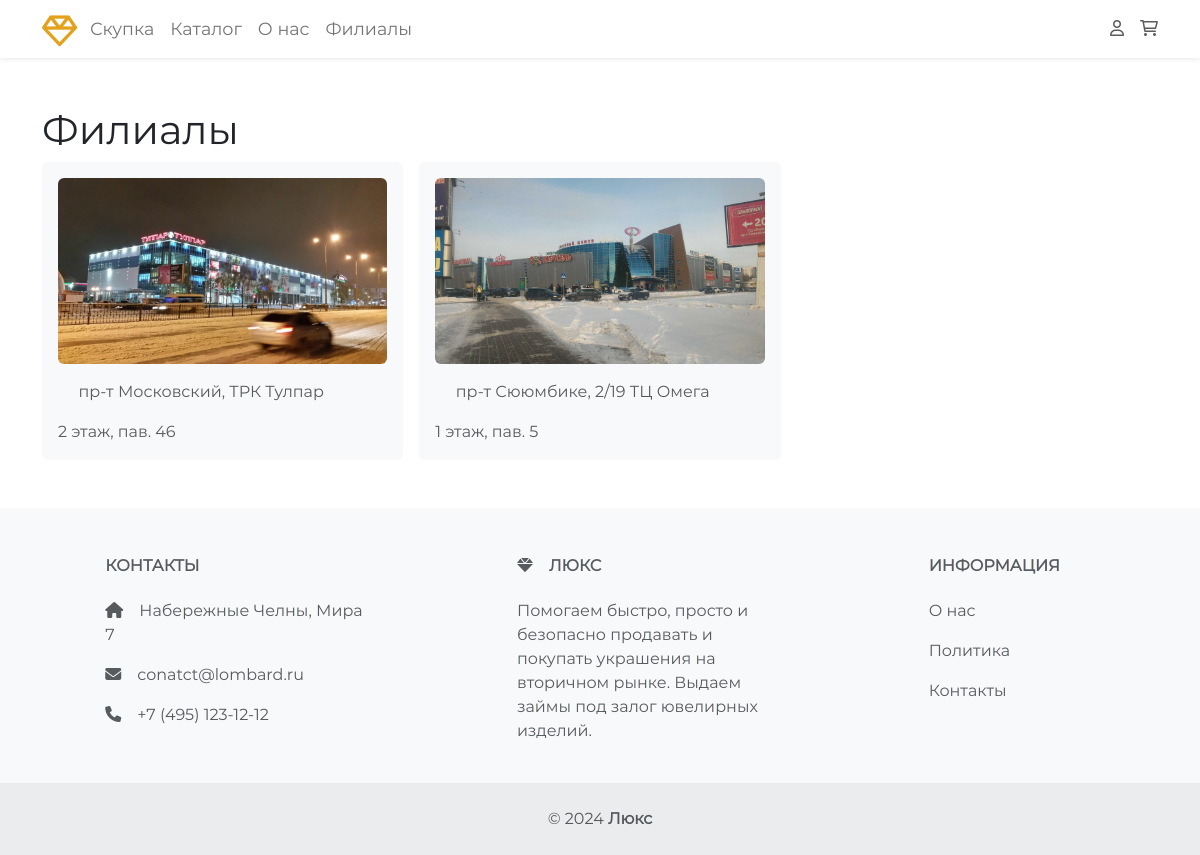
/branches.php, run on the app's committed database.
### tables this page shows
CREATE TABLE `branches` (
  `id` int(11) NOT NULL,
  `address` varchar(64) NOT NULL,
  `image` varchar(64) NOT NULL,
  `text` varchar(128) NOT NULL
);

### engine/config.php (called while the page is built)
<?php
$config = array(
	'site' => array(
		'name' => 'Люкс',
		'phone' => '+7 (495) 123-12-12',
		'email' => 'conatct@lombard.ru',
		'footer_description' => 'Помогаем быстро, просто и безопасно продавать и покупать украшения на вторичном рынке. Выдаем займы под залог ювелирных изделий.'
	),
	'db' => array(
		'host' 		=> '127.0.0.1',
		'user' 		=> 'root',
		'password' 	=> '',
		'name' 		=> 'pawnshop'
	),
	'menu' => array(
		array(
			'title' => 'Скупка',
			'url' => '/sell'
		),
		array(
			'title' => 'Каталог',
			'url' => '/catalog'
		),
		array(
			'title' => 'О нас',
			'url' => '/about'
		),
		array(
			'title' => 'Филиалы',
			'url' => '/branches'
		),
	),
	'menu_admin' => array(
		array(
			'title' => 'Каталог',
			'url' => '/admin/catalog'
		),
		array(
			'title' => 'Заказы',
			'url' => '/admin/orders'
		),
		array(
			'title' => 'Заявки',
			'url' => '/admin/consultation'
		),
		array(
			'title' => 'Филиалы',
			'url' => '/admin/branches'
		),
	)
);

### engine/core.class.php (called while the page is built, shortened)
<?php
class core {
  public $db;
  public $config;
  public function __construct() {
    include __DIR__.'/config.php';
    $this->config = $config;
    $this->db = new db(
      $config['db']['host'],
      $config['db']['user'],
      $config['db']['password'],
      $config['db']['name'],
    );
  }
  public function getConfig() {
    return $this->config;
  }
  public function menu($type) {
    return $this->config[$type];
  }
  private static function initCharRange() {
    return array_merge(range('0', '9'), range('a', 'f'));
  }
  public function get($table, $params = [], $order = false) {
    if (empty($params)) {
      $query = "SELECT * FROM $table";
    } else {
      $search_key = array_keys($params)[0];
      $search_value = $params[$search_key];
      $query = "SELECT * FROM $table WHERE $search_key = '$search_value'";
    }
    $query = $this->db->query($query);
    return ($query->numRows()) ? $query->fetchAll() : false;
  }
}

### engine/db.class.php (called while the page is built, shortened)
<?php
class db {
    protected $connection;
	protected $query;
	public function __construct($dbhost, $dbuser, $dbpass, $dbname, $charset = 'utf8mb4') {
		$this->connection = new mysqli($dbhost, $dbuser, $dbpass, $dbname);
		$this->connection->set_charset($charset);
	}
    public function query($query) {
		if ($this->query = $this->connection->prepare($query)) {
            $this->query->execute();
        } else {
            $this->error('Unable to prepare MySQL statement (check your syntax) - ' . $this->connection->error);
        }
		return $this;
    }
	public function fetchAll($callback = null) {
	    $params = array();
        $row = array();
	    $meta = $this->query->result_metadata();
	    while ($field = $meta->fetch_field()) {
	        $params[] = &$row[$field->name];
	    }
	    call_user_func_array(array($this->query, 'bind_result'), $params);
        $result = array();
        while ($this->query->fetch()) {
            $r = array();
            foreach ($row as $key => $val) {
                $r[$key] = $val;
            }
            if ($callback != null && is_callable($callback)) {
                $value = call_user_func($callback, $r);
                if ($value == 'break') break;
            } else {
                $result[] = $r;
            }
        }
		return $result;
	}
    public function numRows() {
		$this->query->store_result();
		return $this->query->num_rows;
	}
}
?>

### branches.php (the view, shortened to what this page needs)
<?php
include 'engine/core.class.php';
include 'engine/db.class.php';
$core = new core();
$config = $core->getConfig();
$menu = $core->menu('menu');
$branches = $core->get('branches');
?>
<!DOCTYPE html>
<html class="h-100">
<head>
    <link rel="stylesheet" href="/assets/css/swiper-bundle.min.css">
    <link rel="stylesheet" href="/assets/css/bootstrap.min.css">
    <link rel="stylesheet" href="/assets/fontawesome-pro-6.1.0-web/css/all.min.css">
    <link rel="stylesheet" href="/assets/css/style.css?=<?=$_SERVER['REQUEST_TIME']?>">
</head>
<body class="d-flex flex-column h-100">
    <header>
        <nav class="navbar navbar-expand-lg navbar-light bg-white shadow-sm bg-body-tertiary">
            <div class="container">
                <a class="navbar-brand me-2 fw-bold" href="/">
                    <div class="logo" title="<?=$config['site']['name']?>">
                        <i class="fa-regular fa-gem fa-2x"></i>
                    </div>
                </a>
                <div class="collapse navbar-collapse" id="navbarSupportedContent">
                    <ul class="navbar-nav me-auto mb-2 mb-lg-0">
                        <?php foreach ($menu as $m):?>
                            <li class="nav-item"> <a class="nav-link" aria-current="page" href="<?=$m['url']?>"><?=$m['title']?></a> </li>
                        <?php endforeach;?>
                    </ul>
                </div>
                <div class="d-none d-lg-flex" style="gap: 1rem;">
                    <a class="text-muted" href="/account/" title="Профиль">
                        <i class="fa-regular fa-user"></i>
                    </a>
                    <a class="text-muted" href="/cart" title="Корзина">
                        <i class="fa-regular fa-shopping-cart"></i>
                    </a>
                </div>
            </div>
        </nav>
    </header>
    <main>
        <section class="py-5">
            <div class="container">
                <h1>Филиалы</h1>
                <?php if ($branches):?>
                    <div class="row g-3">
                        <?php foreach ($branches as $branch):?>
                            <div class="col-md-4">
                                <div class="p-3 bg-light rounded h-100">
                                    <div class="d-flex flex-column">
                                        <img class="img-fluid rounded" src="<?=$branch['image']?>" alt="">
                                        <div class="d-flex align-items-center text-muted my-3">
                                            <i class="fa-light fa-location-dot"></i>
                                            <span class="ms-2"><?=$branch['address']?></span>
                                        </div>
                                        <div class="text-muted"><?=$branch['text']?></div>
                                    </div>
                                </div>
                            </div>
                        <?php endforeach;?>
                    </div>
                <?php else:?>
                    <p class="mb-0">Информации о филиалах нет</p>
                <?php endif;?>
            </div>
        </section>
    </main>
    <footer class="text-center text-lg-start bg-body-tertiary text-muted bg-light mt-auto">
        <section class="">
            <div class="container text-center text-md-start mt-5">
                <div class="row mt-3">
                    <div class="col-md-4 col-lg-3 col-xl-3 mx-auto mb-md-0 mb-4">
                        <h6 class="text-uppercase fw-bold mb-4">Контакты</h6>
                        <p><i class="fas fa-home me-3"></i>Набережные Челны, Мира 7</p>
                        <p> <i class="fas fa-envelope me-3"></i><?=$config['site']['email']?></p>
                        <p><i class="fas fa-phone me-3"></i><?=$config['site']['phone']?></p>
                    </div>
                    <div class="col-md-3 col-lg-4 col-xl-3 mx-auto mb-4">
                        <h6 class="text-uppercase fw-bold mb-4">
                            <i class="fas fa-gem me-3"></i><?=$config['site']['name']?></h6>
                        <p><?=$config['site']['footer_description']?></p>
                    </div>
                    <div class="col-md-2 col-lg-2 col-xl-2 mx-auto mb-4">
                        <h6 class="text-uppercase fw-bold mb-4">
                Информация
              </h6>
                        <p> <a href="/about" class="text-reset">О нас</a> </p>
                        <p> <a href="#!" class="text-reset">Политика</a> </p>
                        <p> <a href="#!" class="text-reset">Контакты</a> </p>
                    </div>
                </div>
            </div>
        </section>
        <div class="text-center p-4" style="background-color: rgba(0, 0, 0, 0.05);"> © <?=date('Y')?> <a class="text-reset fw-bold" href="/"><?=$config['site']['name']?></a> </div>
    </footer>
</body>
</html>

### assets/css/style.css (style rules this page uses)
body { font-family: "Montserrat"; }
.logo { width: 32px; height: 32px; color: #e4a11b; }
.navbar-brand, .nav-link { font-size: 1.1rem; }
a { text-decoration: none; transition: .2s ease; }

### data on the page
branches: image (picture), address "пр-т Московский, ТРК Тулпар", text "2 этаж, пав. 46"
branches: image (picture), address "пр-т Сююмбике, 2/19 ТЦ Омега", text "1 этаж, пав. 5"

### other printed values
$m['title'] "Скупка"
$m['title'] "Каталог"
$m['title'] "О нас"
$m['title'] "Филиалы"
$config['site']['email'] "conatct@lombard.ru"
$config['site']['phone'] "+7 (495) 123-12-12"
$config['site']['name'] "ЛЮКС"
$config['site']['footer_description'] "Помогаем быстро, просто и безопасно продавать и покупать украшения на вторичном рынке. Выдаем займы под залог ювелирных изделий."
$config['site']['name'] "Люкс"
